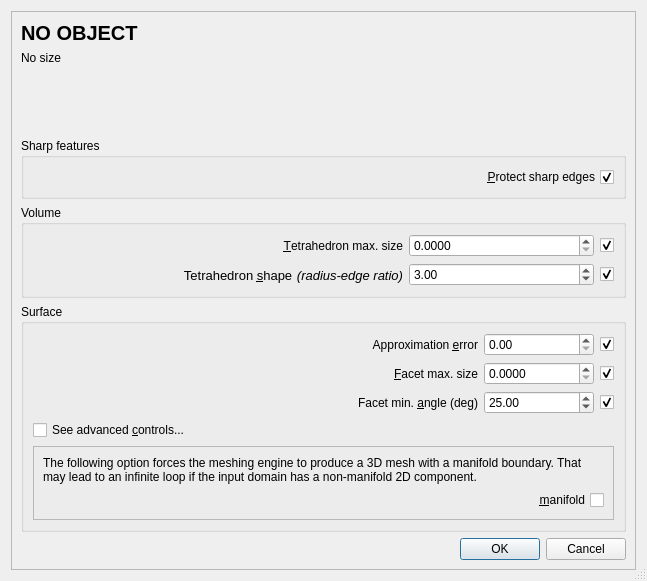
<?xml version="1.0" encoding="UTF-8"?>
<ui version="4.0">
 <class>Meshing_dialog</class>
 <widget class="QDialog" name="Meshing_dialog">
  <property name="enabled">
   <bool>true</bool>
  </property>
  <property name="geometry">
   <rect>
    <x>0</x>
    <y>0</y>
    <width>647</width>
    <height>581</height>
   </rect>
  </property>
  <property name="sizePolicy">
   <sizepolicy hsizetype="Preferred" vsizetype="Preferred">
    <horstretch>0</horstretch>
    <verstretch>0</verstretch>
   </sizepolicy>
  </property>
  <property name="windowTitle">
   <string>Meshing criteria</string>
  </property>
  <property name="sizeGripEnabled">
   <bool>true</bool>
  </property>
  <layout class="QVBoxLayout" name="verticalLayout">
   <item>
    <widget class="QScrollArea" name="scrollArea">
     <property name="widgetResizable">
      <bool>true</bool>
     </property>
     <widget class="QWidget" name="scrollAreaWidgetContents">
      <property name="geometry">
       <rect>
        <x>0</x>
        <y>0</y>
        <width>627</width>
        <height>561</height>
       </rect>
      </property>
      <layout class="QVBoxLayout" name="verticalLayout_3">
       <item>
        <layout class="QVBoxLayout" name="verticalLayout_2">
         <item>
          <widget class="QLabel" name="objectName">
           <property name="font">
            <font>
             <pointsize>15</pointsize>
             <weight>75</weight>
             <bold>true</bold>
            </font>
           </property>
           <property name="text">
            <string>NO OBJECT</string>
           </property>
          </widget>
         </item>
         <item>
          <widget class="QLabel" name="objectNameSize">
           <property name="text">
            <string>No size</string>
           </property>
          </widget>
         </item>
         <item>
          <spacer name="verticalSpacer">
           <property name="orientation">
            <enum>Qt::Vertical</enum>
           </property>
           <property name="sizeType">
            <enum>QSizePolicy::MinimumExpanding</enum>
           </property>
           <property name="sizeHint" stdset="0">
            <size>
             <width>20</width>
             <height>0</height>
            </size>
           </property>
          </spacer>
         </item>
         <item>
          <widget class="QGroupBox" name="sharpFeaturesGroup">
           <property name="layoutDirection">
            <enum>Qt::LeftToRight</enum>
           </property>
           <property name="title">
            <string>Sharp features</string>
           </property>
           <layout class="QGridLayout" name="gridLayout" columnstretch="2">
            <item row="0" column="0">
             <widget class="QCheckBox" name="protect">
              <property name="layoutDirection">
               <enum>Qt::RightToLeft</enum>
              </property>
              <property name="text">
               <string>&amp;Protect sharp edges</string>
              </property>
              <property name="checked">
               <bool>true</bool>
              </property>
             </widget>
            </item>
           </layout>
          </widget>
         </item>
         <item>
          <widget class="QGroupBox" name="groupBox_2">
           <property name="title">
            <string>Volume</string>
           </property>
           <layout class="QGridLayout" name="gridLayout_3" columnstretch="2,1,0">
            <item row="0" column="0">
             <widget class="QLabel" name="label">
              <property name="text">
               <string>&amp;Tetrahedron max. size</string>
              </property>
              <property name="alignment">
               <set>Qt::AlignRight|Qt::AlignTrailing|Qt::AlignVCenter</set>
              </property>
              <property name="buddy">
               <cstring>tetSizing</cstring>
              </property>
             </widget>
            </item>
            <item row="0" column="1">
             <widget class="QDoubleSpinBox" name="tetSizing">
              <property name="minimumSize">
               <size>
                <width>110</width>
                <height>0</height>
               </size>
              </property>
              <property name="decimals">
               <number>4</number>
              </property>
             </widget>
            </item>
            <item row="1" column="0">
             <widget class="QLabel" name="label_2">
              <property name="text">
               <string>&lt;!DOCTYPE HTML PUBLIC &quot;-//W3C//DTD HTML 4.0//EN&quot; &quot;http://www.w3.org/TR/REC-html40/strict.dtd&quot;&gt;
&lt;html&gt;&lt;head&gt;&lt;meta name=&quot;qrichtext&quot; content=&quot;1&quot; /&gt;&lt;style type=&quot;text/css&quot;&gt;
p, li { white-space: pre-wrap; }
&lt;/style&gt;&lt;/head&gt;&lt;body style=&quot; font-family:'Sans Serif'; font-size:10pt; font-weight:400; font-style:normal;&quot;&gt;
&lt;p style=&quot; margin-top:0px; margin-bottom:0px; margin-left:0px; margin-right:0px; -qt-block-indent:0; text-indent:0px;&quot;&gt;&lt;span style=&quot; font-family:'Lucida Grande';&quot;&gt;Tetrahedron &amp;amp;shape&lt;/span&gt;&lt;span style=&quot; font-family:'Lucida Grande'; font-size:13pt;&quot;&gt; &lt;/span&gt;&lt;span style=&quot; font-family:'Lucida Grande'; font-style:italic;&quot;&gt;(radius-edge ratio)&lt;/span&gt;&lt;/p&gt;&lt;/body&gt;&lt;/html&gt;</string>
              </property>
              <property name="alignment">
               <set>Qt::AlignRight|Qt::AlignTrailing|Qt::AlignVCenter</set>
              </property>
              <property name="buddy">
               <cstring>tetShape</cstring>
              </property>
             </widget>
            </item>
            <item row="1" column="1">
             <widget class="QDoubleSpinBox" name="tetShape">
              <property name="minimumSize">
               <size>
                <width>110</width>
                <height>0</height>
               </size>
              </property>
              <property name="minimum">
               <double>1.000000000000000</double>
              </property>
              <property name="value">
               <double>3.000000000000000</double>
              </property>
             </widget>
            </item>
            <item row="1" column="2">
             <widget class="QCheckBox" name="noTetShape">
              <property name="toolTip">
               <string>Enable/Disable parameter</string>
              </property>
              <property name="text">
               <string/>
              </property>
              <property name="checked">
               <bool>true</bool>
              </property>
             </widget>
            </item>
            <item row="0" column="2">
             <widget class="QCheckBox" name="noTetSizing">
              <property name="toolTip">
               <string>Enable/Disable parameter</string>
              </property>
              <property name="text">
               <string/>
              </property>
              <property name="checked">
               <bool>true</bool>
              </property>
             </widget>
            </item>
           </layout>
          </widget>
         </item>
         <item>
          <widget class="QGroupBox" name="groupBox">
           <property name="title">
            <string>Surface</string>
           </property>
           <layout class="QGridLayout" name="gridLayout_2" rowstretch="0,0,0,0,0,0,0,0,0" columnstretch="2,0,0">
            <item row="4" column="0">
             <widget class="QCheckBox" name="checkBox">
              <property name="text">
               <string>See advanced &amp;controls...</string>
              </property>
             </widget>
            </item>
            <item row="2" column="1">
             <widget class="QDoubleSpinBox" name="facetSizing">
              <property name="minimumSize">
               <size>
                <width>110</width>
                <height>0</height>
               </size>
              </property>
              <property name="decimals">
               <number>4</number>
              </property>
             </widget>
            </item>
            <item row="3" column="0">
             <widget class="QLabel" name="angleLabel">
              <property name="text">
               <string>Facet min. &amp;angle (deg)</string>
              </property>
              <property name="alignment">
               <set>Qt::AlignRight|Qt::AlignTrailing|Qt::AlignVCenter</set>
              </property>
              <property name="buddy">
               <cstring>facetAngle</cstring>
              </property>
             </widget>
            </item>
            <item row="3" column="2">
             <widget class="QCheckBox" name="noAngle">
              <property name="toolTip">
               <string>Enable/Disable parameter</string>
              </property>
              <property name="text">
               <string/>
              </property>
              <property name="checked">
               <bool>true</bool>
              </property>
             </widget>
            </item>
            <item row="1" column="0">
             <widget class="QLabel" name="approxLabel">
              <property name="text">
               <string>Approximation &amp;error</string>
              </property>
              <property name="alignment">
               <set>Qt::AlignRight|Qt::AlignTrailing|Qt::AlignVCenter</set>
              </property>
              <property name="buddy">
               <cstring>approx</cstring>
              </property>
             </widget>
            </item>
            <item row="2" column="0">
             <widget class="QLabel" name="sizingLabel">
              <property name="text">
               <string>&amp;Facet max. size</string>
              </property>
              <property name="alignment">
               <set>Qt::AlignRight|Qt::AlignTrailing|Qt::AlignVCenter</set>
              </property>
              <property name="buddy">
               <cstring>facetSizing</cstring>
              </property>
             </widget>
            </item>
            <item row="1" column="1">
             <widget class="QDoubleSpinBox" name="approx">
              <property name="minimumSize">
               <size>
                <width>110</width>
                <height>0</height>
               </size>
              </property>
             </widget>
            </item>
            <item row="2" column="2">
             <widget class="QCheckBox" name="noFacetSizing">
              <property name="toolTip">
               <string>Enable/Disable parameter</string>
              </property>
              <property name="text">
               <string/>
              </property>
              <property name="checked">
               <bool>true</bool>
              </property>
             </widget>
            </item>
            <item row="3" column="1">
             <widget class="QDoubleSpinBox" name="facetAngle">
              <property name="minimumSize">
               <size>
                <width>110</width>
                <height>0</height>
               </size>
              </property>
              <property name="minimum">
               <double>1.000000000000000</double>
              </property>
              <property name="maximum">
               <double>30.000000000000000</double>
              </property>
              <property name="value">
               <double>25.000000000000000</double>
              </property>
             </widget>
            </item>
            <item row="1" column="2">
             <widget class="QCheckBox" name="noApprox">
              <property name="toolTip">
               <string>Enable/Disable parameter</string>
              </property>
              <property name="text">
               <string/>
              </property>
              <property name="checked">
               <bool>true</bool>
              </property>
             </widget>
            </item>
            <item row="8" column="0" colspan="3">
             <widget class="QFrame" name="advanced">
              <property name="visible">
               <bool>false</bool>
              </property>
              <property name="frameShape">
               <enum>QFrame::StyledPanel</enum>
              </property>
              <property name="frameShadow">
               <enum>QFrame::Plain</enum>
              </property>
              <layout class="QVBoxLayout" name="advancedLayout">
               <item>
                <widget class="QLabel" name="manifoldLabel">
                 <property name="sizePolicy">
                  <sizepolicy hsizetype="Preferred" vsizetype="MinimumExpanding">
                   <horstretch>0</horstretch>
                   <verstretch>0</verstretch>
                  </sizepolicy>
                 </property>
                 <property name="text">
                  <string>The following option forces the meshing engine to produce a 3D mesh with a manifold boundary. That may lead to an infinite loop if the input domain has a non-manifold 2D component.</string>
                 </property>
                 <property name="wordWrap">
                  <bool>true</bool>
                 </property>
                </widget>
               </item>
               <item>
                <widget class="QCheckBox" name="manifoldCheckBox">
                 <property name="layoutDirection">
                  <enum>Qt::RightToLeft</enum>
                 </property>
                 <property name="text">
                  <string>&amp;manifold</string>
                 </property>
                </widget>
               </item>
              </layout>
             </widget>
            </item>
           </layout>
          </widget>
         </item>
         <item>
          <widget class="QDialogButtonBox" name="buttonBox">
           <property name="orientation">
            <enum>Qt::Horizontal</enum>
           </property>
           <property name="standardButtons">
            <set>QDialogButtonBox::Cancel|QDialogButtonBox::Ok</set>
           </property>
          </widget>
         </item>
        </layout>
       </item>
      </layout>
     </widget>
    </widget>
   </item>
  </layout>
 </widget>
 <tabstops>
  <tabstop>protect</tabstop>
  <tabstop>approx</tabstop>
  <tabstop>noApprox</tabstop>
  <tabstop>facetSizing</tabstop>
  <tabstop>noFacetSizing</tabstop>
  <tabstop>facetAngle</tabstop>
  <tabstop>noAngle</tabstop>
  <tabstop>tetSizing</tabstop>
  <tabstop>noTetSizing</tabstop>
  <tabstop>tetShape</tabstop>
  <tabstop>noTetShape</tabstop>
  <tabstop>checkBox</tabstop>
  <tabstop>manifoldCheckBox</tabstop>
 </tabstops>
 <resources/>
 <connections>
  <connection>
   <sender>buttonBox</sender>
   <signal>accepted()</signal>
   <receiver>Meshing_dialog</receiver>
   <slot>accept()</slot>
   <hints>
    <hint type="sourcelabel">
     <x>397</x>
     <y>544</y>
    </hint>
    <hint type="destinationlabel">
     <x>157</x>
     <y>195</y>
    </hint>
   </hints>
  </connection>
  <connection>
   <sender>buttonBox</sender>
   <signal>rejected()</signal>
   <receiver>Meshing_dialog</receiver>
   <slot>reject()</slot>
   <hints>
    <hint type="sourcelabel">
     <x>397</x>
     <y>544</y>
    </hint>
    <hint type="destinationlabel">
     <x>286</x>
     <y>195</y>
    </hint>
   </hints>
  </connection>
  <connection>
   <sender>checkBox</sender>
   <signal>toggled(bool)</signal>
   <receiver>advanced</receiver>
   <slot>setVisible(bool)</slot>
   <hints>
    <hint type="sourcelabel">
     <x>69</x>
     <y>283</y>
    </hint>
    <hint type="destinationlabel">
     <x>72</x>
     <y>297</y>
    </hint>
   </hints>
  </connection>
 </connections>
</ui>
